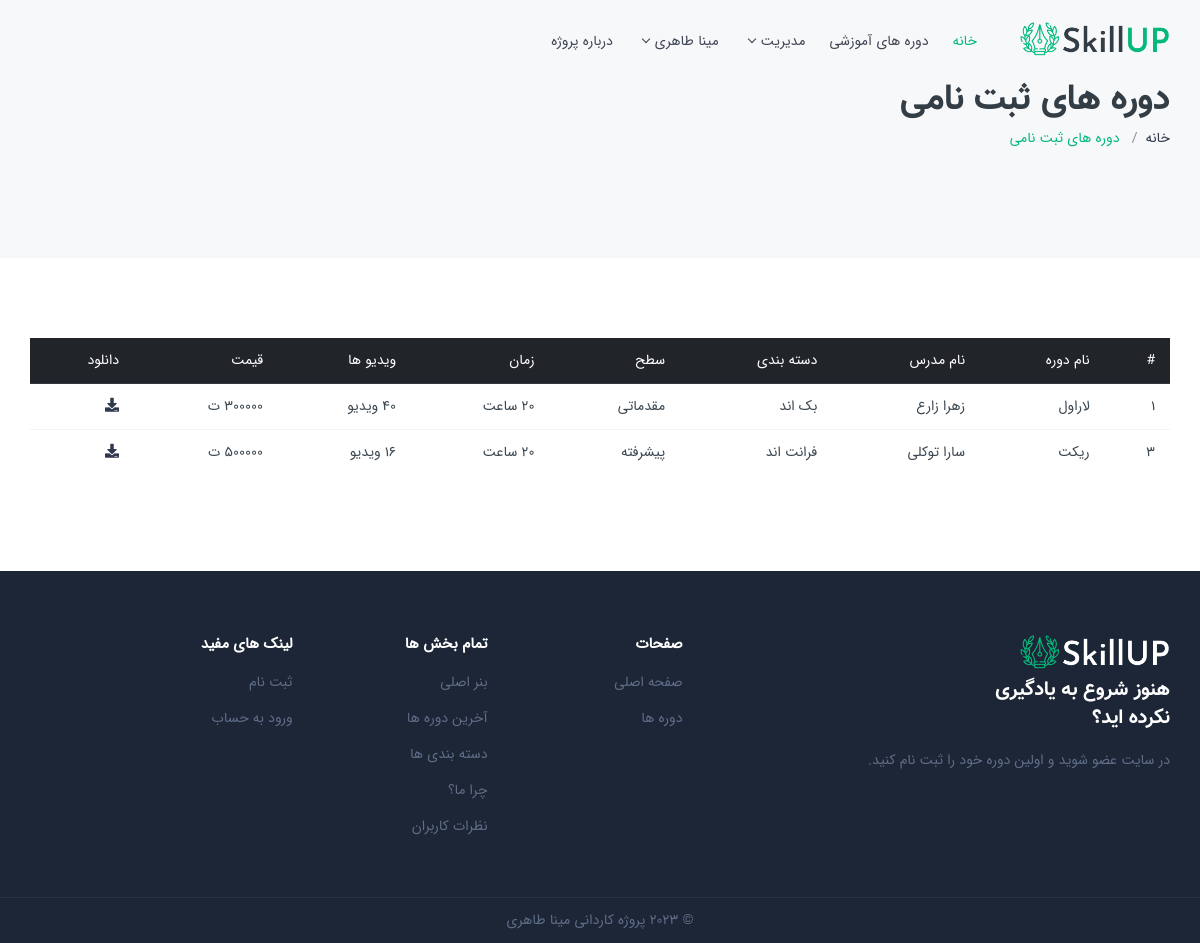
The app's page /course-taken.php (signed in) with its own data.
### tables this page shows
CREATE TABLE `sells` (
  `sellid` int(11) NOT NULL,
  `userid` int(11) NOT NULL,
  `courseid` int(11) NOT NULL,
  `date` date NOT NULL
);

CREATE TABLE `courses` (
  `courseid` int(11) NOT NULL,
  `userid` int(11) NOT NULL,
  `name` varchar(150) NOT NULL,
  `description` text NOT NULL,
  `category` varchar(150) NOT NULL,
  `time` varchar(150) NOT NULL,
  `videonumber` int(11) NOT NULL,
  `level` varchar(150) NOT NULL,
  `image` varchar(150) NOT NULL,
  `link` text NOT NULL,
  `price` int(11) NOT NULL,
  `status` tinyint(4) NOT NULL
);

CREATE TABLE `users` (
  `userid` int(11) NOT NULL,
  `username` varchar(30) NOT NULL,
  `name` varchar(150) NOT NULL,
  `email` varchar(150) NOT NULL,
  `password` varchar(150) NOT NULL,
  `type` tinyint(4) NOT NULL
);

### course-taken.php (the view, shortened to what this page needs)
<?php
include('inc/header.php');
?>
<?php
$link = mysqli_connect("localhost", "root", "", "skillupdb");
mysqli_query($link, "set names utf8");
?>
<section class="page-title gray">
    <div class="container">
        <div class="row">
            <div class="col-lg-12 col-md-12">
                <div class="breadcrumbs-wrap">
                    <h1 class="breadcrumb-title font-2"> دوره های ثبت نامی</h1>
                    <nav class="transparent">
                        <ol class="breadcrumb p-0">
                            <li class="breadcrumb-item"><a href="index.php">خانه</a></li>
                            <li class="breadcrumb-item active theme-cl" aria-current="page"> دوره های ثبت نامی</li>
                        </ol>
                    </nav>
                </div>
            </div>
        </div>
    </div>
</section>
<section>
    <div class="container">
        <table class="table">
            <thead class="thead-dark">
                <tr>
                    <th scope="col">#</th>
                    <th scope="col">نام دوره</th>
                    <th scope="col">نام مدرس</th>
                    <th scope="col">دسته بندی </th>
                    <th scope="col">سطح</th>
                    <th scope="col">زمان </th>
                    <th scope="col">ویدیو ها</th>
                    <th scope="col"> قیمت</th>
                    <th scope="col"> دانلود</th>
                </tr>
            </thead>
            <tbody>
                <?php
                $query = "SELECT * FROM sells WHERE userid='{$_SESSION['userid']}' ";
                $result = mysqli_query($link, $query);
                while ($row = mysqli_fetch_array($result)) {
                    $query_course = "SELECT * FROM courses WHERE courseid='{$row['courseid']}' ";
                    $result_course = mysqli_query($link, $query_course);
                    $row_course = mysqli_fetch_array($result_course);
                    $query_teacher = "SELECT * FROM users WHERE userid='{$row_course['userid']}' ";
                    $result_teacher = mysqli_query($link, $query_teacher);
                    $row_teacher = mysqli_fetch_array($result_teacher);
                ?>
                <tr>
                    <th scope="row"><?= $row['sellid'] ?></th>
                    <td> <?= $row_course['name'] ?></td>
                    <td> <?= $row_teacher['name'] ?></td>
                    <td> <?= $row_course['category'] ?></td>
                    <td> <?= $row_course['level'] ?></td>
                    <td> <?= $row_course['time'] ?></td>
                    <td> <?= $row_course['videonumber'] ?> ویدیو</td>
                    <td> <?= $row_course['price'] ?> ت</td>
                    <td>
                        <a href="<?= $row_course['link'] ?>" title="دانلود" class="fa fa-download"></a>
                    </td>
                </tr>
                <?php } ?>
            </tbody>
        </table>
    </div>
</section>
<?php
include('inc/footer.php');
?>

### records on screen
sells: sellid "1", courseid.name "لاراول", users.name "زهرا زارع", courseid.category "بک اند", courseid.level "مقدماتی", courseid.time "20 ساعت", courseid.price "300000"
sells: sellid "3", courseid.name "ریکت", users.name "سارا توکلی", courseid.category "فرانت اند", courseid.level "پیشرفته", courseid.time "20 ساعت"

### other values on screen
$_SESSION["name"] "مینا طاهری"
